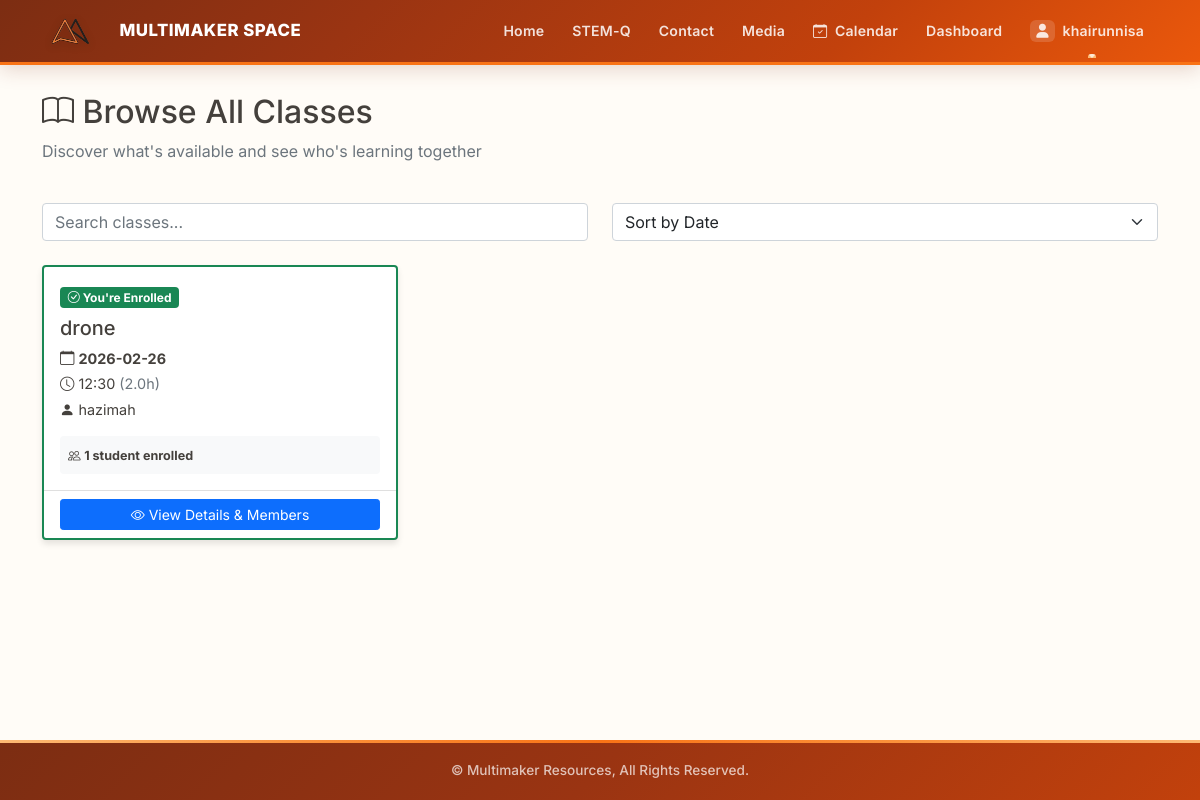
Page /browse-classes (signed in) on the committed database.
### tables this page shows
CREATE TABLE users (
                id INTEGER PRIMARY KEY AUTOINCREMENT,
                username TEXT UNIQUE NOT NULL,
                email TEXT UNIQUE NOT NULL,
                password TEXT NOT NULL,
                full_name TEXT NOT NULL,
                role TEXT DEFAULT 'student',
                is_approved BOOLEAN DEFAULT 0,
                created_at DATETIME DEFAULT CURRENT_TIMESTAMP
            , must_change_password BOOLEAN DEFAULT 0);

CREATE TABLE class_schedule (
                id INTEGER PRIMARY KEY AUTOINCREMENT,
                class_name TEXT NOT NULL,
                class_date DATE NOT NULL,
                time TEXT NOT NULL,
                instructor TEXT NOT NULL,
                duration TEXT NOT NULL,
                admin_notes TEXT DEFAULT '',
                created_at DATETIME DEFAULT CURRENT_TIMESTAMP
            );

### app.py (the view)
@app.route('/browse-classes')
@login_required
def browse_classes():
    current_user = get_current_user()
    if not current_user:
        flash('Please log in to browse classes.', 'warning')
        return redirect(url_for('login'))
    try:
        conn = get_db_connection()
        print("=" * 50)
        print("DEBUG: Checking class_schedule table structure...")
        print("=" * 50)
        cursor = conn.execute("PRAGMA table_info(class_schedule)")
        columns = cursor.fetchall()
        column_names = [col[1] for col in columns]
        print(f"Found columns: {column_names}")
        select_parts = [
            'cs.id',
            'cs.class_name',
            'cs.class_date',
            'cs.time',
            'cs.instructor'
        ]
        optional_columns = ['duration', 'level', 'capacity', 'location', 'class_type']
        for col in optional_columns:
            if col in column_names:
                select_parts.append(f'cs.{col}')
                print(f"  ✅ Column '{col}' found - including in query")
            else:
                print(f"  ❌ Column '{col}' NOT found - skipping")
        select_clause = ', '.join(select_parts)
        select_clause += ', COUNT(DISTINCT cst.user_id) as enrolled_count'
        print(f"\nBuilding query with: {select_parts}")
        query = f'''
            SELECT DISTINCT {select_clause}
            FROM class_schedule cs
            LEFT JOIN class_students cst ON cs.id = cst.class_id
            GROUP BY cs.id
            ORDER BY cs.class_date, cs.time
        '''
        print(f"\nExecuting query...")
        all_classes = conn.execute(query).fetchall()
        print(f"✅ Query successful! Found {len(all_classes)} classes")
        classes_list = []
        for cls in all_classes:
            if cls:
                cls_dict = dict(cls)
                classes_list.append(cls_dict)
        print(f"✅ Converted to list: {len(classes_list)} classes ready")
        user_classes = conn.execute('''
            SELECT class_id
            FROM class_students
            WHERE user_id = ?
        ''', (current_user['id'],)).fetchall()
        user_class_ids = [c['class_id'] for c in user_classes]
        print(f"✅ User enrolled in {len(user_class_ids)} classes")
        conn.close()
        print("=" * 50)
        print("✅ SUCCESS: browse_classes completed!")
        print("=" * 50)
        return render_template('browse_classes.html',
                             classes=classes_list,
                             user=current_user,
                             user_class_ids=user_class_ids)
    except Exception as e:
        print("=" * 50)
        print("❌ ERROR IN BROWSE_CLASSES:")
        print("=" * 50)
        print(f"Error Type: {type(e).__name__}")
        print(f"Error Message: {str(e)}")
        print("=" * 50)
        import traceback
        traceback.print_exc()
        flash(f'An error occurred: {str(e)}', 'danger')
        return redirect(url_for('student_dashboard'))

### app.py (called while the page is built)
def login_required(f):
    @wraps(f)
    def decorated_function(*args, **kwargs):
        if 'user_id' not in session:
            flash('Please log in to access this page.', 'warning')
            return redirect(url_for('login'))
        return f(*args, **kwargs)
    return decorated_function

def get_current_user():
    if 'user_id' in session:
        conn = get_db_connection()
        try:
            user_data = conn.execute(
                'SELECT * FROM users WHERE id = ?', (session['user_id'],)
            ).fetchone()
            if user_data:
                return {
                    'id': user_data['id'],
                    'username': user_data['username'],
                    'full_name': user_data['full_name'],
                    'email': user_data['email'],
                    'role': user_data['role'],
                    'is_admin': user_data['role'] == 'admin'
                }
        except Exception as e:
            print(f"Error getting current user: {e}")
        finally:
            conn.close()
    return None

@app.context_processor
def utility_processor():
    return {
        'now': datetime.now,
        'current_year': datetime.now().year,
        'current_month': datetime.now().strftime('%B'),
        'current_date': datetime.now().strftime('%Y-%m-%d')
    }

@app.context_processor
def inject_user():
    user = get_current_user()
    return {'user': user, 'current_user': user}

@app.before_request
def initialize_database():
    try:
        create_attendance_table_if_needed()
    except Exception as e:
        print(f"Database initialization error (non-critical): {e}")

### database.py (called while the page is built)
def get_db_connection():
    conn = sqlite3.connect('multimaker.db')
    conn.row_factory = sqlite3.Row
    return conn

### templates/browse_classes.html (shortened to what this page needs)
{% extends "base.html" %}
{% block content %}
<div class="row">
    <div class="col-12">
        <h2><i class="bi bi-book"></i> Browse All Classes</h2>
        <p class="text-muted">Discover what's available and see who's learning together</p>
    </div>
</div>
<div class="row mt-4 mb-4">
    <div class="col-md-6">
        <input type="text" id="classSearch" class="form-control" placeholder="Search classes...">
    </div>
    <div class="col-md-6">
        <select id="classSort" class="form-select">
            <option value="date">Sort by Date</option>
        </select>
    </div>
</div>
<div class="row" id="classesGrid">
    {% for class in classes %}
    <div class="col-md-6 col-lg-4 mb-4 class-card" data-class-id="{{ class.id }}" data-class-name="{{ class.class_name | lower }}" data-date="{{ class.class_date }}" data-students="{{ class.enrolled_count }}">
        <div class="card h-100 {% if class.id in user_class_ids %}border-success border-2{% endif %}">
            <div class="card-body">
                {% if class.id in user_class_ids %}
                <div class="mb-2">
                    <span class="badge bg-success"><i class="bi bi-check-circle"></i> You're Enrolled</span>
                </div>
                {% endif %}
                <h5 class="card-title">{{ class.class_name }}</h5>
                <div class="card-text" style="font-size: 0.9rem;">
                    <p class="mb-1">
                        <i class="bi bi-calendar"></i>
                        <strong>{{ class.class_date }}</strong>
                    </p>
                    <p class="mb-1">
                        <i class="bi bi-clock"></i>
                        {{ class.time }}
                        {% if class.duration %}
                        <span class="text-muted">({{ class.duration }}h)</span>
                        {% endif %}
                    </p>
                    {% if class.instructor %}
                    <p class="mb-1">
                        <i class="bi bi-person-fill"></i>
                        {{ class.instructor }}
                    </p>
                    {% endif %}
                    <div class="mt-3 p-2 bg-light rounded">
                        <small>
                            <i class="bi bi-people"></i>
                            <strong>{{ class.enrolled_count }} student{{ class.enrolled_count != 1 and 's' or '' }} enrolled</strong>
                        </small>
                    </div>
                </div>
            </div>
            <div class="card-footer bg-transparent">
                <a href="/class-details/{{ class.id }}" class="btn btn-sm btn-primary w-100">
                    <i class="bi bi-eye"></i> View Details & Members
                </a>
            </div>
        </div>
    </div>
    {% endfor %}
</div>
{% endblock %}

### templates/base.html (shortened to what this page needs)
<!DOCTYPE html>
<html lang="en">
<head>
    <link href="https://cdn.jsdelivr.net/npm/bootstrap@5.1.3/dist/css/bootstrap.min.css" rel="stylesheet">
    <link rel="stylesheet" href="https://cdnjs.cloudflare.com/ajax/libs/font-awesome/6.0.0/css/all.min.css">
    <link rel="stylesheet" href="https://cdn.jsdelivr.net/npm/bootstrap-icons@1.8.1/font/bootstrap-icons.css">
    <link rel="stylesheet" href="{{ url_for('static', filename='css/style.css') }}">
    <link rel="stylesheet" href="https://cdn.jsdelivr.net/npm/bootstrap-icons@1.11.3/font/bootstrap-icons.min.css">
</head>
<body>
    <nav class="navbar navbar-expand-lg navbar-mm">
        <div class="container">
            <a class="navbar-brand" href="{{ url_for('index') }}">
                <img src="{{ url_for('static', filename='images/MS.png') }}" alt="Multimaker Space Logo" class="navbar-logo">
                MULTIMAKER SPACE
            </a>
            <div class="collapse navbar-collapse" id="navbarNav">
                <ul class="navbar-nav ms-auto">
                    <li class="nav-item"><a class="nav-link" href="{{ url_for('index') }}">Home</a></li>
                    <li class="nav-item"><a class="nav-link" href="{{ url_for('stem_q') }}">STEM-Q</a></li>
                    <li class="nav-item"><a class="nav-link" href="{{ url_for('contact') }}">Contact</a></li>
                    {% if session.user_id and session.role == 'admin' %}
                    <li class="nav-item dropdown">
                        <a class="nav-link dropdown-toggle" href="#" role="button" data-bs-toggle="dropdown">
                            <i class="fas fa-images me-1"></i> Media
                        </a>
                        <ul class="dropdown-menu">
                            <li><a class="dropdown-item" href="{{ url_for('media_gallery') }}">
                                <i class="fas fa-eye me-2"></i>View Gallery
                            </a></li>
                            <li><a class="dropdown-item" href="{{ url_for('admin_media') }}">
                                <i class="fas fa-cog me-2"></i>Manage Media
                            </a></li>
                        </ul>
                    </li>
                    {% else %}
                    <li class="nav-item"><a class="nav-link" href="{{ url_for('media_gallery') }}">Media</a></li>
                    {% endif %}
                    {% if session.user_id %}
                        {% if session.role == 'student' %}
                            <li class="nav-item">
                                <a class="nav-link" href="{{ url_for('student_calendar') }}">
                                    <i class="bi bi-calendar-check me-1"></i> Calendar
                                </a>
                            </li>
                            <li class="nav-item"><a class="nav-link" href="{{ url_for('student_dashboard') }}">Dashboard</a></li>
                        {% endif %}
                        <li class="nav-item dropdown">
                            <a class="nav-link dropdown-toggle" href="#" role="button" data-bs-toggle="dropdown">
                                <i class="fas fa-user me-1"></i> {{ session.username }}
                            </a>
                        </li>
                    {% else %}
                        <li class="nav-item"><a class="nav-link" href="{{ url_for('login') }}">Login</a></li>
                    {% endif %}
                </ul>
            </div>
        </div>
    </nav>
    <div class="container content-wrap">
        <div class="container-main">
            {% block content %}{% endblock %}
        </div>
    </div>
    <footer class="footer-mm">
        <p>&copy; Multimaker Resources, All Rights Reserved.</p>
    </footer>
</body>
</html>

### static/css/style.css (style rules this page uses)
.navbar-brand { display: flex; align-items: center; font-weight: bold; font-size: 1.5rem; color: white !important; }
.navbar-logo { height: 40px; margin-right: 10px; }
.card { box-shadow: 0 4px 6px rgba(0, 0, 0, 0.1); transition: transform 0.2s; }

### templates/base.html (style rules this page uses)
:root { --orange-50: #fff7ed; --orange-100: #ffedd5; --orange-200: #fed7aa; --orange-300: #fdba74; --orange-400: #fb923c; --orange-500: #f97316; --orange-600: #ea580c; --orange-700: #c2410c; --orange-800: #9a3412; --orange-900: #7c2d12; --white: #ffffff; --cream: #fffcf7; --text-dark: #431407; --text-muted: #78716c; --border-light: #fde8d0; }
body { display: flex; flex-direction: column; min-height: 100vh; margin: 0; padding: 0; font-family: 'Inter', -apple-system, BlinkMacSystemFont, 'Segoe UI', sans-serif; background: var(--cream); color: #44403c; }
.container-main { flex: 1; }
.navbar-mm { background: linear-gradient(135deg, var(--orange-900) 0%, var(--orange-800) 30%, var(--orange-700) 70%, var(--orange-600) 100%); padding: 0; box-shadow: 0 4px 20px rgba(124, 45, 18, 0.2); position: sticky; top: 0; z-index: 1030; border-bottom: 3px solid var(--orange-500); }
.navbar-mm .container { padding-top: 0; padding-bottom: 0; }
.navbar-mm .navbar-brand { display: flex; align-items: center; gap: 10px; padding: 12px 0; font-weight: 800; font-size: 1.05rem; letter-spacing: 0.5px; color: var(--white) !important; text-decoration: none; transition: opacity 0.2s; }
.navbar-mm .navbar-logo { height: 38px; width: auto; border-radius: 8px; filter: drop-shadow(0 2px 4px rgba(0,0,0,0.15)); }
.navbar-mm .nav-link { color: rgba(255, 255, 255, 0.85) !important; font-weight: 600; font-size: 0.88rem; padding: 16px 14px !important; position: relative; transition: all 0.25s; letter-spacing: 0.2px; }
.navbar-mm .nav-link::after { content: ''; position: absolute; bottom: 0; left: 50%; width: 0; height: 3px; background: var(--orange-300); border-radius: 3px 3px 0 0; transition: all 0.3s cubic-bezier(0.34, 1.56, 0.64, 1); transform: translateX(-50%); }
.navbar-mm .dropdown-toggle::after { margin-left: 5px; vertical-align: 2px; border-top-color: rgba(255,255,255,0.7); }
.navbar-mm .nav-link .fa-user { background: rgba(255,255,255,0.15); padding: 4px 6px; border-radius: 6px; }
.content-wrap { padding-top: 28px; padding-bottom: 40px; }
.footer-mm { margin-top: auto; width: 100vw; margin-left: calc(-50vw + 50%); background: linear-gradient(135deg, var(--orange-900) 0%, var(--orange-800) 50%, var(--orange-700) 100%); color: rgba(255,255,255,0.7); padding: 20px 0; font-size: 0.85rem; position: relative; overflow: hidden; }
.footer-mm::before { content: ''; position: absolute; top: 0; left: 0; right: 0; height: 3px; background: linear-gradient(90deg, var(--orange-300), var(--orange-400), var(--orange-500), var(--orange-400), var(--orange-300)); }
.footer-mm p { margin: 0; text-align: center; font-weight: 500; }

### rows in the picture
users: username "khairunnisa"
class_schedule: shows "You're Enrolled", class_name "drone", class_date "2026-02-26", time "12:30", duration "2.0", instructor "hazimah", enrolled_count "1"
